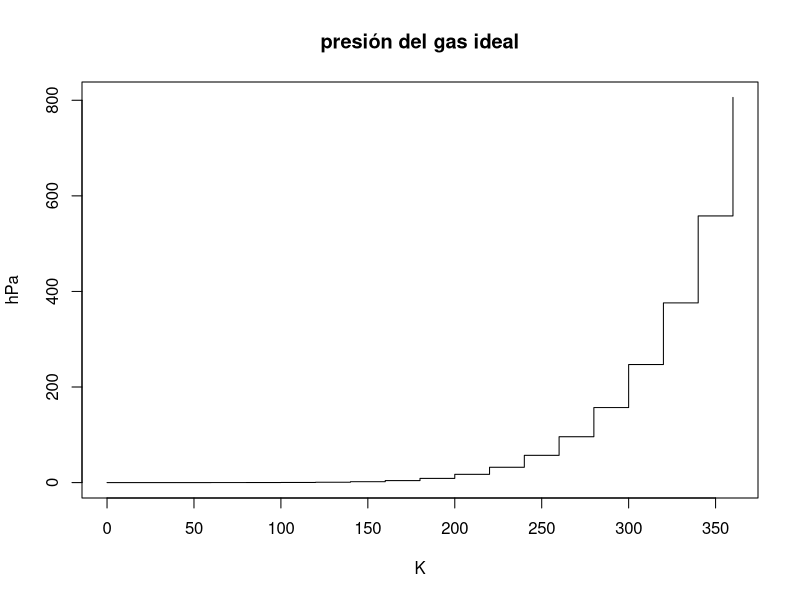
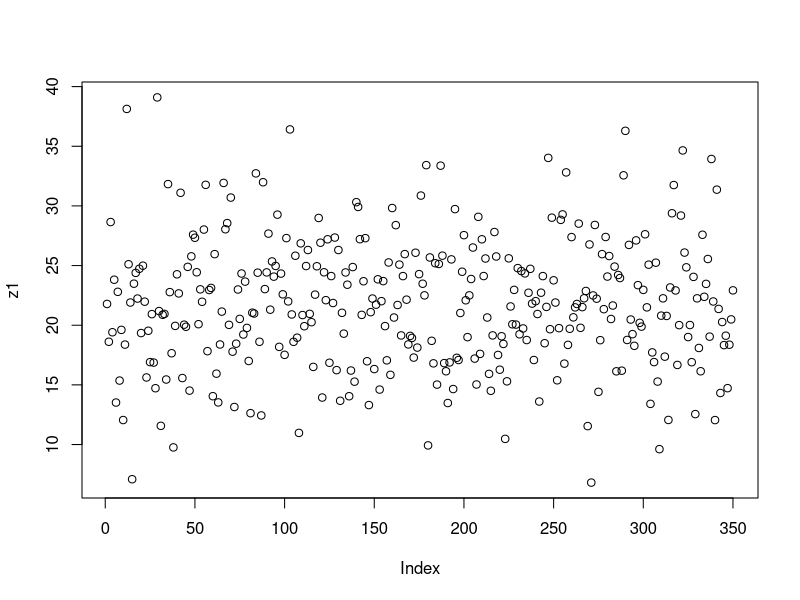
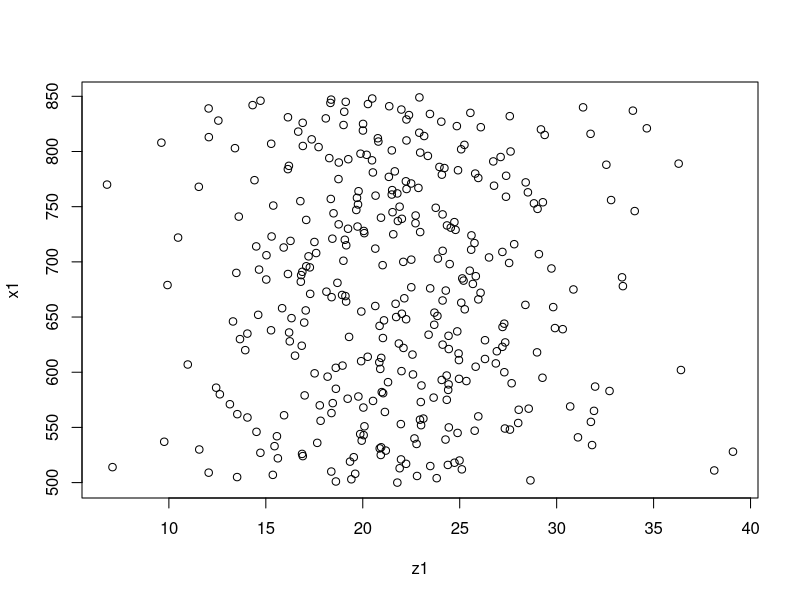
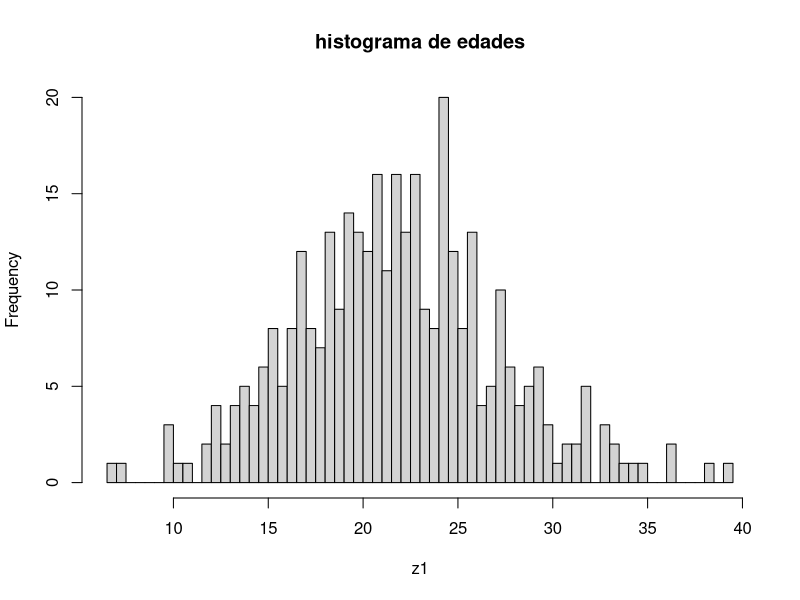
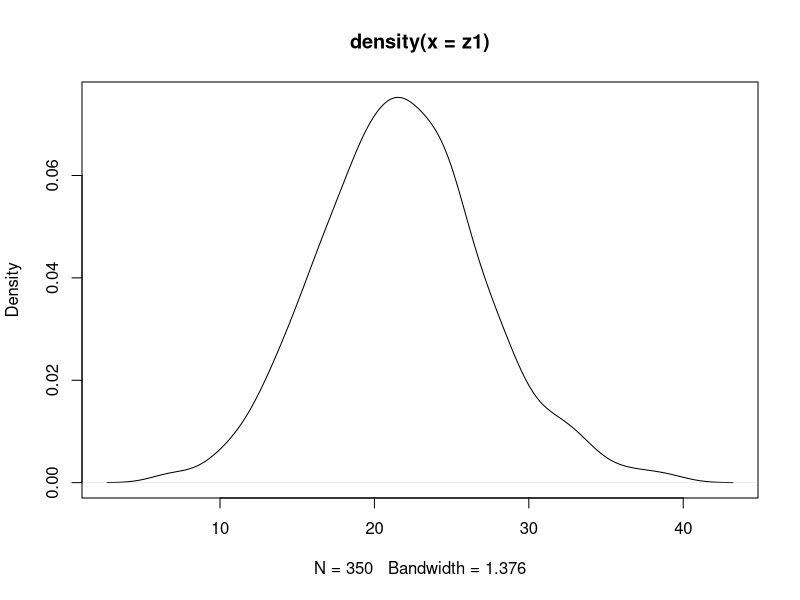

R code for these plots, in order:
## ---- chunk 1
knitr::opts_chunk$set(echo = TRUE)
## ---- chunk 2
a=38
a=40
b=60
c=b-a
c
## ---- chunk 3
summary(cars)
## ---- chunk 4
plot(pressure,type="s",main="presión del gas ideal",ylab="hPa",xlab="K")
## ---- chunk 5
z1<-rnorm(350,22,5)
z1
## ---- chunk 6
plot(z1)
w1<-length(z1)
w1
x1<-(500:849)
x1
plot(z1,x1)
## ---- chunk 7
hist(z1, main="histograma de edades",breaks=50)

## ---- chunk 8
density(z1)
## ---- chunk 9
plot(density(z1))
